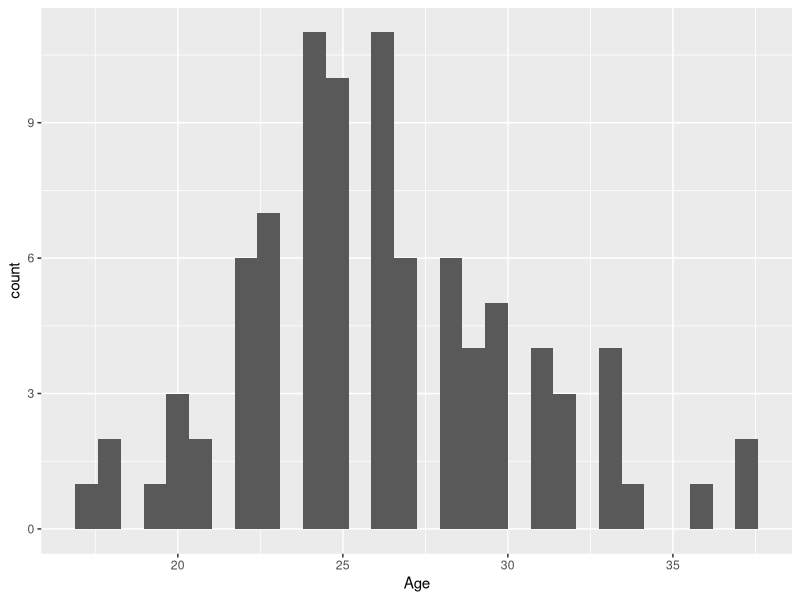
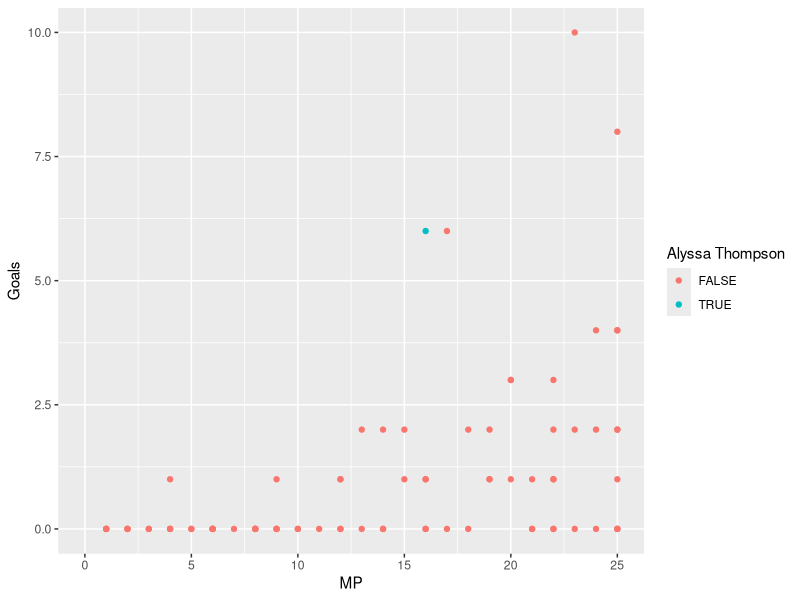

Reproduce these figures in R, in order.
library(tidyverse)
library(ggplot2)

Chicago <- read_csv('Chicago.csv') %>%
  select(Player, Age, MP, Gls...9) %>% 
  rename(Goals = Gls...9)

Bay <- read_csv('Bay.csv') %>%
  select(Player, Age, MP, Gls...9) %>% 
  rename(Goals = Gls...9)

AngelCity <- read_csv('AngelCity.csv') %>%
  select(Player, Age, MP, Gls...9) %>% 
  rename(Goals = Gls...9)

teams <- list(Chicago = Chicago, Bay = Bay, AngelCity = AngelCity)
Players <- bind_rows(teams, .id = "teamname")

ggplotplayer = ggplot(Players)
ggplotplayer + geom_histogram(aes(x = Age) )
ggplotplayer + geom_point(aes(x = MP, y = Goals, color = (str_trim(Player) == "Alyssa Thompson"))) + labs(color = "Alyssa Thompson")

